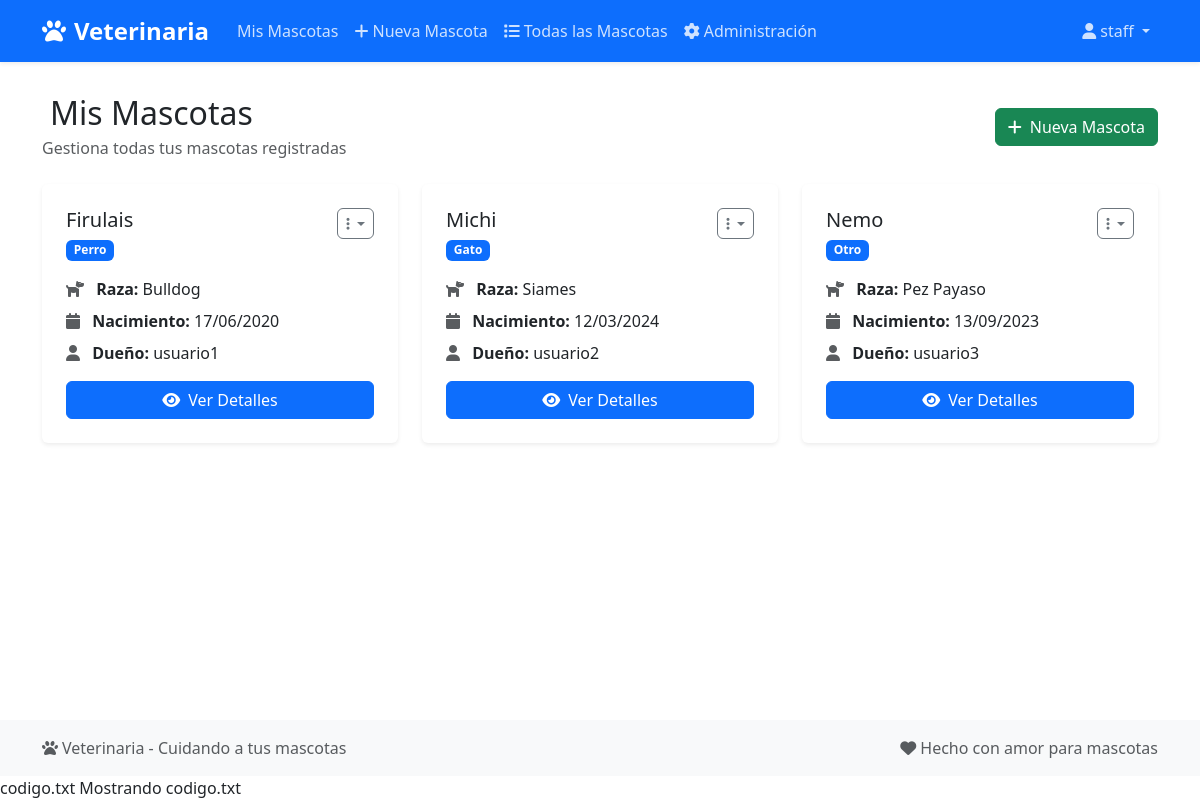
The app's page /veterinaria/mis-mascotas/ (signed in), older data.
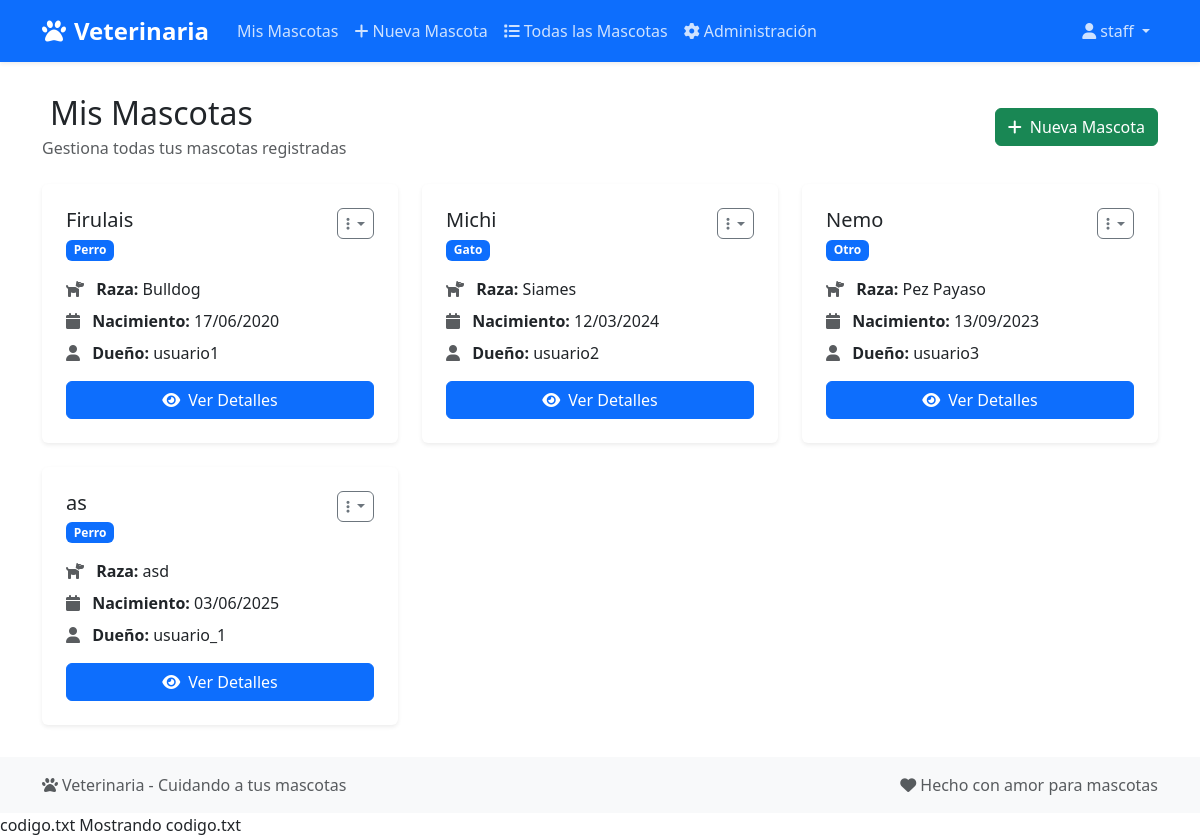
The same page, newer data.
### Veterinaria/models.py (models this page shows, shortened)
class Mascota(models.Model):
    ESPECIES = [
        ('Perro', 'Perro'),
        ('Gato', 'Gato'),
        ('Otro', 'Otro'),
    ]
    nombre = models.CharField(max_length=100)
    especie = models.CharField(max_length=10, choices=ESPECIES)
    raza = models.CharField(max_length=100, blank=True)
    fecha_nacimiento = models.DateField()
    dueño = models.ForeignKey(
        User, on_delete=models.CASCADE, related_name='mascotas')

### Veterinaria/views.py (the view)
# urls.py: path('mis-mascotas/', views.vista_mascotas, name='vista_mascotas'),
@login_required
def vista_mascotas(request):
    if request.user.is_staff:
        mascotas = Mascota.objects.all()
    else:
        mascotas = Mascota.objects.filter(dueño=request.user)
    return render(request, 'veterinaria/vista_mascotas.html', {'mascotas': mascotas})

### Veterinaria/templates/veterinaria/vista_mascotas.html (shortened to what this page needs)
{% extends 'veterinaria/base.html' %}
{% block content %}
<div class="row">
    <div class="col-12">
        <div class="d-flex justify-content-between align-items-center mb-4">
            <div>
                <h2 class="mb-1">
                    Mis Mascotas
                </h2>
                <p class="text-muted mb-0">Gestiona todas tus mascotas registradas</p>
            </div>
            <a href="{% url 'registrar_mascota' %}" class="btn btn-success">
                <i class="fas fa-plus me-2"></i>Nueva Mascota
            </a>
        </div>
        {% if mascotas %}
            <div class="row g-4">
                {% for mascota in mascotas %}
                <div class="col-md-6 col-lg-4">
                    <div class="card h-100 border-0 shadow-sm">
                        <div class="card-body p-4">
                            <div class="d-flex justify-content-between align-items-start mb-3">
                                <div>
                                    <h5 class="card-title mb-1">{{ mascota.nombre }}</h5>
                                    <span class="badge bg-primary">{{ mascota.especie }}</span>
                                </div>
                                <div class="dropdown">
                                    <button class="btn btn-sm btn-outline-secondary dropdown-toggle" type="button" data-bs-toggle="dropdown">
                                        <i class="fas fa-ellipsis-v"></i>
                                    </button>
                                </div>
                            </div>
                            <div class="mb-3">
                                <p class="card-text mb-2">
                                    <i class="fas fa-dog me-2 text-muted"></i>
                                    <strong>Raza:</strong> {{ mascota.raza }}
                                </p>
                                <p class="card-text mb-2">
                                    <i class="fas fa-calendar me-2 text-muted"></i>
                                    <strong>Nacimiento:</strong> {{ mascota.fecha_nacimiento|date:"d/m/Y" }}
                                </p>
                                {% if user.is_staff %}
                                <p class="card-text mb-0">
                                    <i class="fas fa-user me-2 text-muted"></i>
                                    <strong>Dueño:</strong> {{ mascota.dueño.username }}
                                </p>
                                {% endif %}
                            </div>
                            <div class="d-grid gap-2">
                                <a href="{% url 'detalle_mascota' mascota.id %}" class="btn btn-primary">
                                    <i class="fas fa-eye me-2"></i>Ver Detalles
                                </a>
                            </div>
                        </div>
                    </div>
                </div>
                {% endfor %}
            </div>
        {% endif %}
    </div>
</div>
{% endblock %}

Row changes from the older to the newer data that the page shows:
added Mascota: nombre "as", especie "Perro", raza "asd", fecha_nacimiento "03/06/2025", dueño.username "usuario_1"
